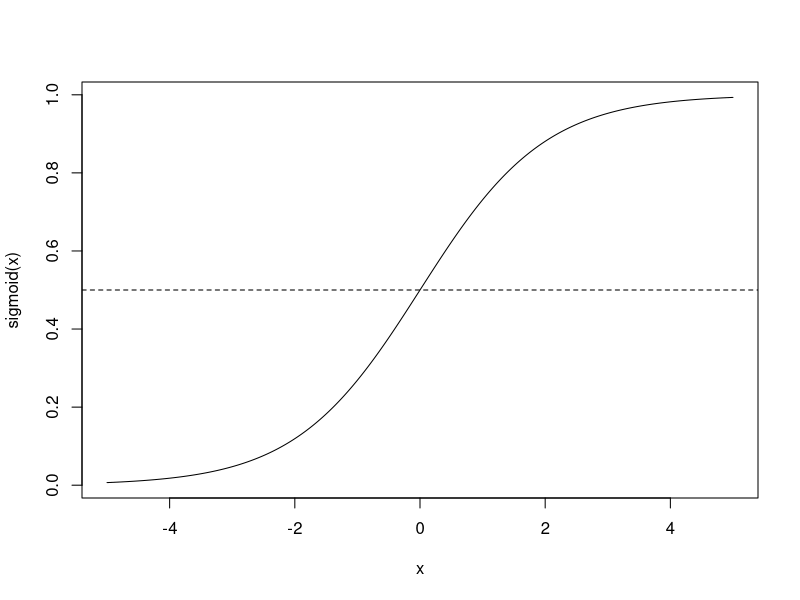

Reproduce this figure in R. (Note: this script raises an error after producing the figure.)
## ---- chunk 1
sigmoid <- function(z){
  res <- 1 / (1 + exp(-z))
  res
}
## ---- chunk 2
x <- seq(-5,5,length.out = 1000)
y <- sigmoid(x)
plot(x,y, xlab = "x", ylab = "sigmoid(x)",type="l")
abline(h = 0.5,lty=2)
## ---- chunk 3
knitr::include_graphics('img/gradient-descent-example.png')
## ---- chunk 4
knitr::include_graphics('img/surface-plot.png')
## ---- chunk 5
knitr::include_graphics('img/log-entropy-cost.png')
## ---- chunk 6
data <- read.csv("data/Advertising-Radio.csv",header=TRUE)
head(data)
## ---- chunk 7
plot(data$radio,data$sales,xlab= "Radio", ylab = "Sales", col="dodgerblue",pch=20)
## ---- chunk 8
simple_regress <- function(features,weight,bias){
  return(weight*features + bias)
}
## ---- chunk 9
cost_function <- function(features,targets,weight,bias){
  num_items <- length(targets)
  total_error <- 0
  for(i in seq_along(1:num_items)){
    total_error <- total_error + (targets[i] - (weight * features[i] + bias))^2
  }
  return(total_error/num_items)
}
## ---- chunk 10
update_weight <- function(features,targets,weight,bias,learning_rate){
  delta_weight <- 0
  delta_bias <- 0
  num_items <- length(targets)
  
  for(i in seq_along(1:num_items)){
    #Calculate gradients
    error <- (targets[i] - (weight * features[i] + bias))
    delta_weight <- delta_weight + -2 * features[i] *  error
    delta_bias <- delta_bias + -2 * error

  }
  
  weight <- weight - learning_rate * (delta_weight/num_items)
  bias <- bias - learning_rate * (delta_bias/num_items)
  

  
  res <- c(weight,bias)
  res
}
## ---- chunk 11
train <- function(features,targets,weight,bias,learning_rate,iters){
  cost_history <- numeric(iters)
  coef_history <- list()
  
  for(i in seq_along(1:iters)){
    tmp_coef <- update_weight(features,targets,weight,bias,learning_rate)
    weight <- tmp_coef[1]
    bias <- tmp_coef[2]
    coef_history[[i]] <- c(bias,weight)
    cost <- cost_function(features,targets,weight = weight, bias = bias)
    cost_history[i] <- cost
    
    if(i == 1 | i %% 10 == 0){
       cat("iter: ", i, "weight: ", weight, "bias: ", bias, "cost: ", cost, "\n")
    }
   
  }
  res <- list(Weight = weight, Bias = bias, Cost = cost_history,Coefs = coef_history)
  res
}

fit <- train(features = data$radio,targets = data$sales,weight = 0.03, bias = 0.0014, learning_rate = 0.001,iters = 30)
## ---- chunk 12
plot(data$radio,data$sales,xlab= "Radio", ylab = "Sales", col="dodgerblue",pch=20,main="Final Plot With Coefficient History")
for(i in 1:30){
  abline(coef=fit$Coefs[[i]], col = rgb(0.8,0,0,0.3))
}
abline(coef = c(fit$Bias,fit$Weight),col="red")
## ---- chunk 13
plot(fit$Cost,type="l",col="blue", xlab = "Iteration",ylab="Cost",main = "Error Rate Per Iteration")
## ---- chunk 14
multi_data <- read.csv("data/Advertising.csv", header = TRUE)
head(multi_data)
## ---- chunk 15
# Code for panel.cor found at https://www.r-bloggers.com/scatter-plot-matrices-in-r/

panel.cor <- function(x, y, digits = 2, cex.cor, ...)
{
  usr <- par("usr"); on.exit(par(usr))
  par(usr = c(0, 1, 0, 1))
  # correlation coefficient
  r <- cor(x, y)
  txt <- format(c(r, 0.123456789), digits = digits)[1]
  txt <- paste("r= ", txt, sep = "")
  text(0.5, 0.6, txt)

  # p-value calculation
  p <- cor.test(x, y)$p.value
  txt2 <- format(c(p, 0.123456789), digits = digits)[1]
  txt2 <- paste("p= ", txt2, sep = "")
  if(p<0.01) txt2 <- paste("p= ", "<0.01", sep = "")
  text(0.5, 0.4, txt2)
}

pairs(multi_data[,2:5],lower.panel = panel.smooth, upper.panel = panel.cor)
## ---- chunk 16
multi_cost <- function(features,target,theta){
  sum((features %*% theta - target)^2) / (2*length(target))
}
## ---- chunk 17
multi_train <- function(features,target,theta,learn_rate,iters){
  cost_history <- double(iters)
  for(i in seq_along(cost_history)){
    error <- (features %*% theta - target)
    delta <- t(features) %*% error / length(target)
    theta <- theta  - learn_rate * delta
    cost_history[i] <- multi_cost(features,target,theta)
  }
  
  res <- list(Coefs = theta, Costs = cost_history)
  res
}
  

## ---- chunk 18
normalize_data <- function(data){
  cols <- ncol(data)
  for(i in 1:cols){
    tmp_mean <- mean(data[,i])
    tmp_range <- range(data[,i])[2] - range(data[,i])[1]
    res <- (data[,i] - tmp_mean) / tmp_range
    data[,i] <- res
  }
  data
}
## ---- chunk 19
multi_features <- multi_data[,2:4]
multi_features <- normalize_data(multi_features)
multi_target <- multi_data[,5]
features_matrix <- cbind(1,as.matrix(multi_features))
theta <- matrix(0,nrow=ncol(features_matrix))
rownames(theta) <- c("Intercept",names(multi_features))
num_iters <- 1000
learn_rate <- 0.0005
multi_fit <- multi_train(features_matrix,multi_target,theta,learn_rate,num_iters)
multi_fit$Coefs
plot(multi_fit$Costs,type="l",col="blue",xlab="Iteration",ylab="Cost",main="Error Rate Per Iteration")
test_fit <- lm(sales ~ TV + radio + newspaper, data = multi_data)
## ---- chunk 20
log_data <- read.csv("data/data_classification.csv",header=TRUE)
head(log_data)
## ---- chunk 21
color_vec <- ifelse(log_data$passed==1,"orange","blue")
plot(log_data$slept,log_data$studied,col=color_vec,xlab="Hours Slept",ylab="Hours Studied")
legend("topright",c("Pass","Fail"),col=c("orange","blue"),pch=c(1,1))
## ---- chunk 22
log_predict <- function(features, theta){
  z <- features %*% theta
  res <- sigmoid(z)
  res
}
## ---- chunk 23
log_cost <- function(features, theta, targets){
  m <- length(targets)
  g <- log_predict(features,theta)
  res <- (1/m) * sum((-targets * log(g)) - ((1-targets) * log(1-g)))
  res
}
## ---- chunk 24
log_train <- function(features,theta,targets,learn_rate, iters){
    cost_history <- double(iters)
  for(i in seq_along(cost_history)){
    preds <- log_predict(features,theta)
    error <- (preds - targets)
    delta <- t(features) %*% error / length(targets)
    theta <- theta  - learn_rate * delta
    cost <- log_cost(features,theta,targets)
    cost_history[i] <- cost
    
    if(i == 1 | i %% 1000 == 0){
       cat("iter: ", i, "cost: ", cost, "\n")
    }
  }
  
  res <- list(Coefs = theta, Costs = cost_history)
  res
}
## ---- chunk 25
boundary <- function(prob){
  res <- ifelse(prob>=.5,1,0)
  res
}
## ---- chunk 26
log_accuracy <- function(preds,targets){
  diff <- preds - targets
  res <- 1 - sum(diff)/length(diff)
}
## ---- chunk 27
log_features <- log_data[,1:2]
log_targets <- log_data[,3]
log_design <- cbind(1,as.matrix(log_features))
log_theta <- matrix(0,nrow=ncol(log_design))
rownames(log_theta) <- c("Intercept",names(log_features))
learn_rate <- 0.02
num_iters <- 3000
log_fit <- log_train(log_design,log_theta,log_targets,learn_rate,num_iters)
log_fit$Coefs
plot(log_fit$Costs,type="l",col="blue")
predictions <- log_predict(log_design,log_fit$Coefs)
classifications <- boundary(predictions)
fit_accuracy <- log_accuracy(classifications,log_targets)
fit_accuracy
## ---- chunk 28
plot(predictions,col=color_vec)
abline(h=0.5,lty=2)
title("Actual Classification vs Predicted Probability")
legend("topright",c("Pass","Fail"),col=c("orange","blue"),pch=c(1,1),horiz = TRUE)
